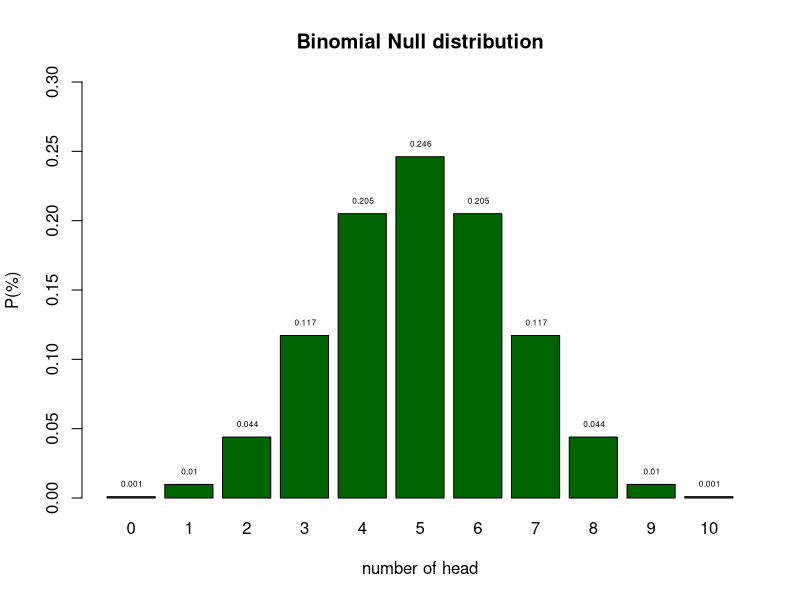
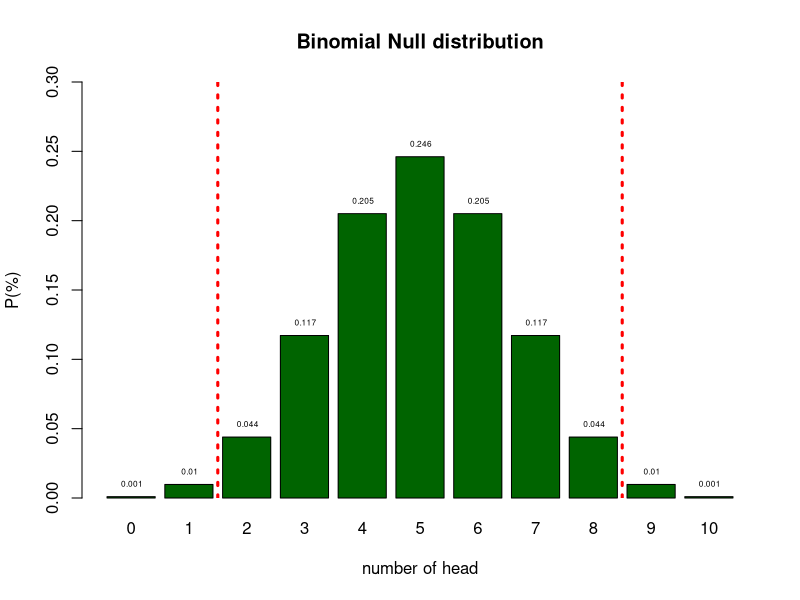
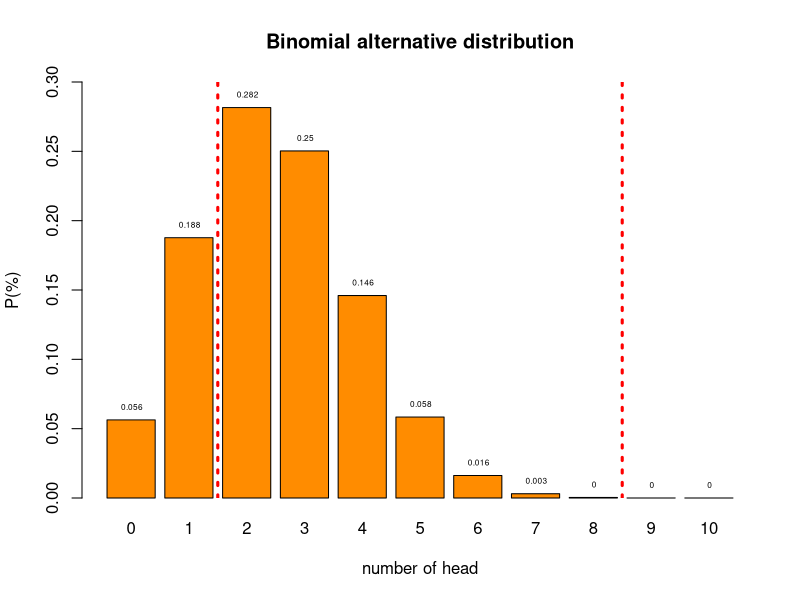
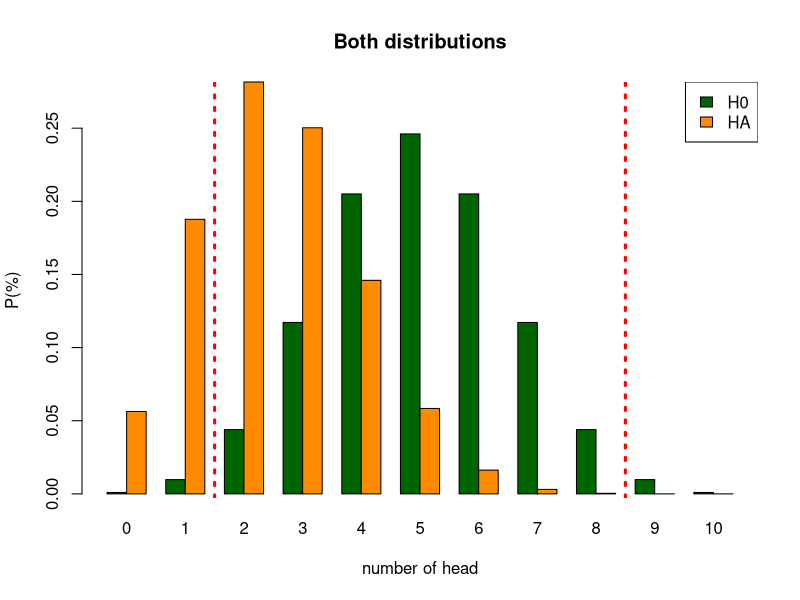
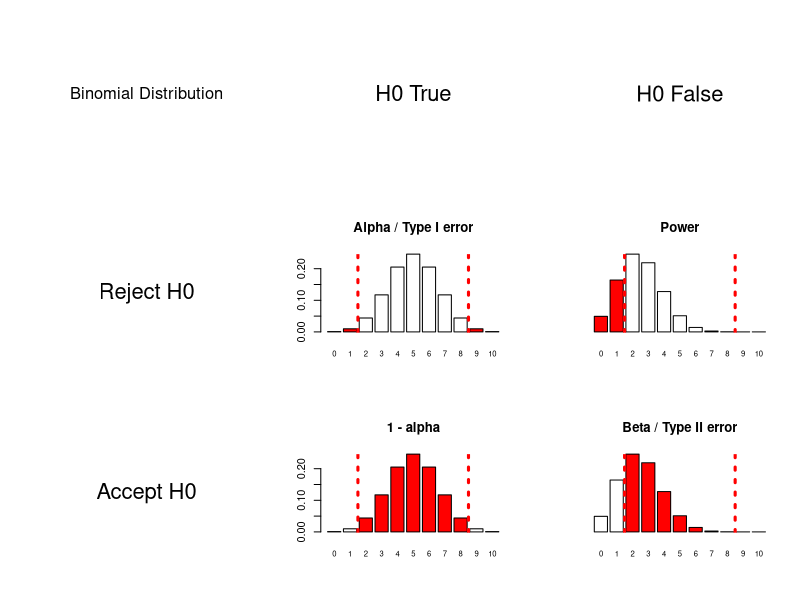

Generate these figures, in order, with R:
## ---- chunk 1
n = 10   # Sample size
k = 0:10 # Discrete probability space
p = .5   # Probability of head
## ---- chunk 2
munt = 0:1

# alle_mogelijkheden = expand.grid(munt,munt,munt,munt,munt,munt,munt,munt,munt,munt)
# 
# sommen = rowSums(alle_mogelijkheden)

# table(sommen)

permutations = factorial(n) / ( factorial(k) * factorial(n-k) )
# permutations

p_k  = p^k * (1-p)^(n-k)  # Probability of single event
p_kp = p_k * permutations # Probability of event times 
                          # the occurrence of that event
# sample = 90
# freq_munt = round(p_kp*sample)
# cbind(k,permutations,p_k,p_kp,freq_munt)

title = "Binomial Null distribution"

col=c(rep("red",2),rep("white",7),rep("red",2))

barplot( p_kp, 
         main=title, 
         names.arg=0:10, 
         xlab="number of head", 
         ylab="P(%)", 
         col='darkgreen',
         ylim=c(0,.3) )

text(.6:10.6*1.2,p_kp,round(p_kp,3),pos=3,cex=.5)
## ---- chunk 3
barplot( p_kp, 
         main=title, 
         names.arg=0:10, 
         xlab="number of head", 
         ylab="P(%)", 
         col='darkgreen',
         ylim=c(0,.3) )

text(.6:10.6*1.2,p_kp,round(p_kp,3),pos=3,cex=.5)
abline(v = c(2.5,10.9), col="red", lwd=3, lty="dotted")
## ---- chunk 4

# n = 10   # Sample size
# k = 0:10 # Discrete probability space
p = .25   # Probability of head

permutations = factorial(n) / ( factorial(k) * factorial(n-k) )

p_k2  = p^k  * (1-p)^(n-k)  # Probability of single event
p_kp2 = p_k2 * permutations # Probability of event times 
                            # the occurrence of that event

title = "Binomial alternative distribution"

col=c(rep("red",2),rep("white",7),rep("red",2))

barplot( p_kp2, 
         main=title, 
         names.arg=0:10, 
         xlab="number of head", 
         ylab="P(%)", 
         beside=TRUE,
         col="darkorange",
         ylim=c(0,.3) 
         )

text(.6:10.6*1.2,p_kp2,round(p_kp2,3),pos=3,cex=.5)

abline(v = c(2.5,10.9), col="red", lwd=3, lty="dotted")
## ---- chunk 5

title = "Both distributions"

colh0 = 'darkgreen'
colha = 'darkorange'

barplot( rbind(p_kp,p_kp2), 
         main=title, 
         names.arg=0:10, 
         xlab="number of head", 
         ylab="P(%)", 
         col = rbind(colh0,colha),
         beside=TRUE
         #legend.text = c("H0", "HA")
         )

legend("topright", legend=c("H0","HA"), fill=c("darkgreen","darkorange"))

abline(v = c(6.5,27.5), col="red", lwd=3, lty="dotted")

## ---- chunk 6
N     = 10  # Sample size
H0    = .5  # Kop 50/50
HA    = .25 # Aternatieve verdeling
alpha = .02 # Gekozen type I fout

# Juiste gebieden in rood weergeven op basis van de gekozen alpha
lb = qbinom(alpha/2, N, H0, lower.tail = T)
ub = qbinom(alpha/2, N, H0, lower.tail = F)

col = rep("white", N+1)
col[0:lb+1] = "red"
col[ub:N+1] = "red"


col2 = rep("red", N+1)
col2[0:lb+1] = "white"
col2[ub:N+1] = "white"


# Haal onderstaande # voor col weg om geen kleurtjes aan te geven.
# col = col2  = "white"

layout(matrix(1:9,3,3, byrow=T))

plot.new()
text(0.5,0.5,"Binomial Distribution",cex=1.5)
# text(0.5,0.1,paste("N:",N),cex=1.5)

plot.new()
text(0.5,0.5,"H0 True",cex=2)

plot.new()
text(0.5,0.5,"H0 False",cex=2)

plot.new()
text(0.5,0.5,"Reject H0",cex=2)

barplot(dbinom(0:N,N, H0), 
        col  = col, 
#        yaxt = 'n', 
        main = 'Alpha / Type I error', 
        names.arg = 0:N, 
        cex.names = 0.7)

abline(v = c(2.5,10.9), col="red", lwd=3, lty="dotted")

barplot(dbinom(0:N,N, HA), 
        col  = col, 
        yaxt = 'n', 
        main = 'Power', 
        names.arg = 0:N, 
        cex.names = 0.7)

abline(v = c(2.5,10.9), col="red", lwd=3, lty="dotted")

plot.new()
text(0.5,0.5,"Accept H0",cex=2)

barplot(dbinom(0:N,N, H0), 
        col  = col2, 
#        yaxt = 'n', 
        main = '1 - alpha', 
        names.arg = 0:N, 
        cex.names = 0.7)

abline(v = c(2.5,10.9), col="red", lwd=3, lty="dotted")

barplot(dbinom(0:N,N, HA), 
        col  = col2, 
        yaxt = 'n', 
        main = 'Beta / Type II error', 
        names.arg = 0:N, 
        cex.names = 0.7)

abline(v = c(2.5,10.9), col="red", lwd=3, lty="dotted")
